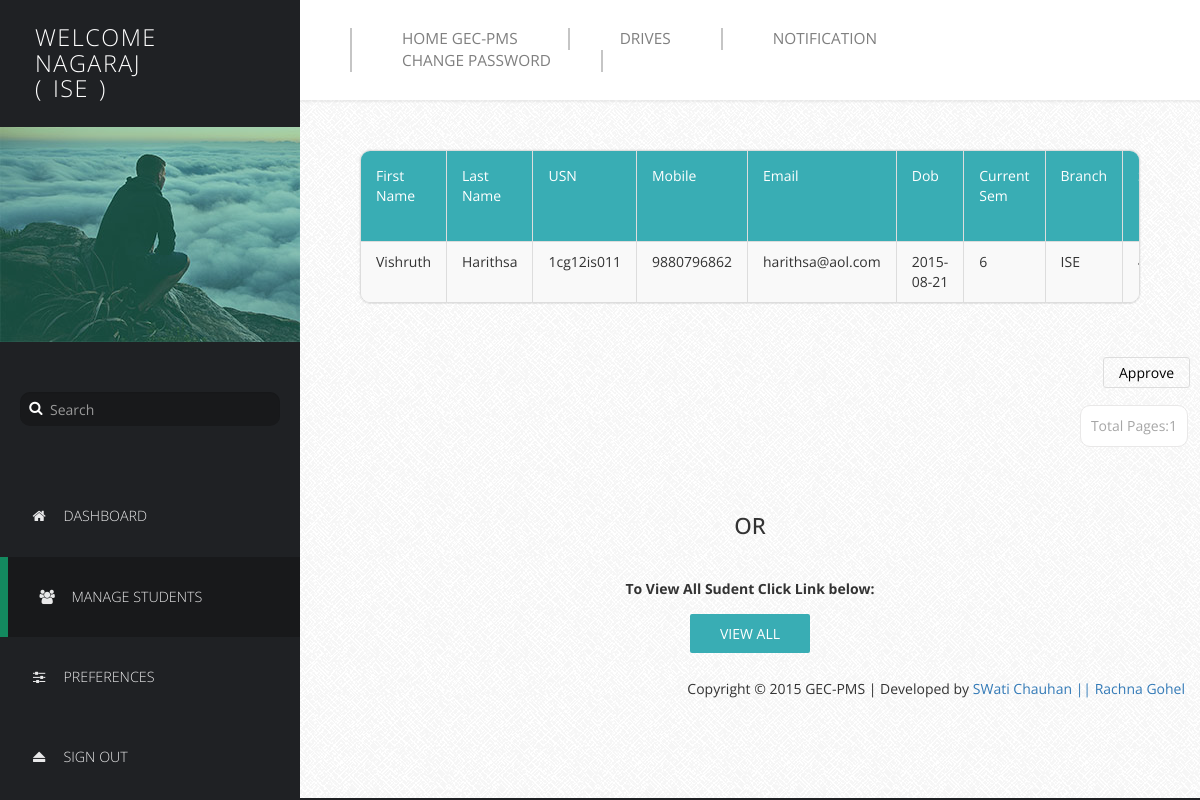
The page /Profilers/HODProfile/manage-student.php (signed in) on the database its author committed.
### tables this page shows
CREATE TABLE IF NOT EXISTS `basicdetails` (
  `Id` int(11) NOT NULL AUTO_INCREMENT,
  `FirstName` varchar(25) NOT NULL,
  `LastName` varchar(25) NOT NULL,
  `USN` varchar(10) NOT NULL,
  `Mobile` bigint(11) NOT NULL,
  `Email` varchar(255) NOT NULL,
  `DOB` date NOT NULL,
  `Sem` int(11) NOT NULL,
  `Branch` varchar(15) NOT NULL,
  `SSLC` float NOT NULL,
  `PU/Dip` float NOT NULL,
  `BE` float NOT NULL,
  `Backlogs` int(11) NOT NULL,
  `HofBacklogs` tinyint(1) NOT NULL,
  `DetainYears` int(11) NOT NULL,
  `Approve` tinyint(1) NOT NULL DEFAULT '0',
  `ApprovalDate` date NOT NULL,
  PRIMARY KEY (`Id`,`USN`),
  UNIQUE KEY `USN` (`USN`,`Mobile`,`Email`)
);

### Profilers/HODProfile/manage-student.php (the view, shortened to what this page needs)
<!DOCTYPE html>
<html lang="en">
  <head>
    <link href="css/font-awesome.min.css" rel="stylesheet">
    <link href="css/bootstrap.min.css" rel="stylesheet">
    <link href="css/templatemo-style.css" rel="stylesheet">
  </head>
  <body>
    <div class="templatemo-flex-row">
      <div class="templatemo-sidebar">
        <header class="templatemo-site-header">
          <?php
		  $Welcome = "Welcome";
          echo "<h1>" . $Welcome . "<br>". $_SESSION['husername']. "</h1>";
		 echo "<br>";
		 echo "<h1>(</h1>";
		    echo "<h1>" . $_SESSION['department']. "</h1>";
            echo "<h1>)</h1>";
		  ?>
        </header>
        <div class="profile-photo-container">
          <img src="images/profile-photo.jpg" alt="Profile Photo" class="img-responsive">
          <div class="profile-photo-overlay"></div>
        </div>
        <form class="templatemo-search-form" role="search">
          <div class="input-group">
              <button type="submit" class="fa fa-search"></button>
              <input type="text" class="form-control" placeholder="Search" name="srch-term" id="srch-term">
          </div>
        </form>
        <nav class="templatemo-left-nav">
          <ul>
            <li><a href="login.php"><i class="fa fa-home fa-fw"></i>Dashboard</a></li>
            <li><a href="#" class="active"><i class="fa fa-users fa-fw"></i>Manage Students</a></li>
            <li><a href="preferences.php"><i class="fa fa-sliders fa-fw"></i>Preferences</a></li>
            <li><a href="logout.php"><i class="fa fa-eject fa-fw"></i>Sign Out</a></li>
          </ul>
        </nav>
      </div>
      <div class="templatemo-content col-1 light-gray-bg">
        <div class="templatemo-top-nav-container">
          <div class="row">
            <nav class="templatemo-top-nav col-lg-12 col-md-12">
              <ul class="text-uppercase">
                <li><a href="../../Homepage/index.php">Home GEC-PMS</a></li>
                <li><a href="../../Drives/index.php">Drives</a></li>
                     <li><a href="Notif.php">Notification</a></li>
                <li><a href="Change Password.php">Change Password</a></li>
              </ul>
            </nav>
          </div>
        </div>
        <div class="templatemo-content-container">
          <div class="templatemo-content-widget no-padding">
            <div class="panel panel-default table-responsive">
              <table class="table table-striped table-bordered templatemo-user-table">
                <thead>
                  <tr>
					<td><a  class="white-text templatemo-sort-by">First Name </a></td>
                    <td><a class="white-text templatemo-sort-by">Last Name </a></td>
                    <td><a class="white-text templatemo-sort-by">USN</a></td>
                    <td><a  class="white-text templatemo-sort-by">Mobile</a></td>
					   <td><a class="white-text templatemo-sort-by">Email</a></td>
                       <td><a  class="white-text templatemo-sort-by">Dob </a></td>
   <td><a class="white-text templatemo-sort-by">Current Sem</a></td>
   <td><a  class="white-text templatemo-sort-by">Branch</a></td>
   <td><a  class="white-text templatemo-sort-by">SSLC Percentage </a></td>
				  </thead>
			   <?php
$p = $_SESSION['department'];
$num_rec_per_page=15;
if (isset($_GET["page"])) { $page  = $_GET["page"]; } else { $page=1; };
$start_from = ($page-1) * $num_rec_per_page;
$sql = "SELECT * FROM basicdetails WHERE Approve=0 and Branch='$p' LIMIT $start_from, $num_rec_per_page";
$rs_result = mysql_query($sql);
while ($row = mysql_fetch_assoc($rs_result))
{
            print "<tr>";
print "<td>" . $row['FirstName'] . "</td>";
print "<td>" . $row['LastName'] . "</td>";
print "<td>" . $row['USN'] . "</td>";
print "<td>" . $row['Mobile'] . "</td>";
print "<td>" . $row['Email'] . "</td>";
print "<td>" . $row['DOB'] . "</td>";
print "<td>" . $row['Sem'] . "</td>";
print "<td>" . $row['Branch'] . "</td>";
print "<td>" . $row['SSLC'] . "</td>";
print "</tr>";
}
?>
              </table>
			  </div>
			  </div>
			  </div>
 <div class="pagination-wrap">
<a href="approve2.php" class="templatemo-edit-btn">Approve</a>
</div>
  <div class="pagination-wrap">
  <ul class="pagination">
			  <?php
$num_rec_per_page=15;
$sql = "SELECT * FROM basicdetails where Approve=0 and Branch='$p'";
$rs_result = mysql_query($sql);
$total_records = mysql_num_rows($rs_result);
$totalpage = ceil($total_records / $num_rec_per_page);
$currentpage = (isset($_GET['page']) ? $_GET['page'] : 1);
	 if($currentpage == 0)
	{
	}
	else if( $currentpage >= 1  &&  $currentpage <= $totalpage  )
	{
	 echo "<li><a>Total Pages:".$totalpage."</a></li>";
}
 ?>
</ul>
</div>
<br><br><center><label class="control-label" for="inputNote"><center><h2>OR</h2></center> <br/> <br/>To View All Sudent Click Link below:</label><br/>
			   <br/>
			   <a href="manage-users1.php" class="templatemo-blue-button">View All</a></center>
          <div class="templatemo-flex-row flex-content-row">
            <div class="col-1">
          </div>
         <div> <footer class="text-right">
		 <br>
           <p>Copyright &copy; 2015 GEC-PMS | Developed by
             <a href="#" target="_parent">SWati Chauhan || Rachna Gohel</a>
		  </footer></div>
        </div>
      </div>
    </div>
  </body>
</html>

### Profilers/HODProfile/css/templatemo-style.css (style rules this page uses)
* { font-family: 'Open Sans', sans-serif; }
body { font-size: 13px; }
body, .templatemo-left-nav { background: #1f2124; }
h1, h2, h3 { margin: 0; }
h2 { font-size: 1.6em; }
ul { list-style-type: none; margin: 0; padding: 0; }
nav li { font-size: 1.1em; list-style: none; text-transform: uppercase; }
.white-text { color: white; }
.light-gray-bg { font-family:"Trebuchet MS", "Myriad Pro", Arial, sans-serif; font-size:14px; background:#f4f4f4 url(../images/bg.png) repeat top left; color:#333; overflow-y:scroll; }
footer { padding: 15px; }
.templatemo-sidebar { width: 300px; }
.templatemo-site-header { margin: 25px 30px; }
.templatemo-site-header h1 { color: white; display: inline-block; font-size: 1.8em; font-weight: 300; letter-spacing: 1.5px; margin: 0 5px; text-transform: uppercase; vertical-align: middle; }
.profile-photo-container { position: relative; }
.profile-photo-overlay { background-color: rgba(4, 152, 114, 0.35); position: absolute; top: 0; left: 0; width: 100%; height: 100%; transition: all 0.3s ease; }
.templatemo-search-form { font-size: 1.1em; margin: 50px 20px; }
.templatemo-search-form .input-group { width: 100%; }
.templatemo-search-form .input-group .form-control { background-color: #18191b; border: none; border-radius: 10px; color: #DDD; padding-left: 30px; }
.templatemo-search-form .input-group { position: relative; }
.fa-search { height:32px; width:32px; border: none; cursor: pointer; color:white; background:transparent; position:absolute; top: 0; left: 0; z-index: 100; }
.templatemo-left-nav li { font-weight: 300; }
.templatemo-left-nav a.active, .templatemo-left-nav a:hover { background: #18191b; border-left: 8px solid #13895F; }
.templatemo-left-nav a { color: #e9e9ea; display: block; padding: 30px; transition: all 0.3s ease; }
.templatemo-left-nav .fa { margin-right: 15px; }
.templatemo-top-nav-container { background-color: white; padding: 28px 50px; box-shadow: 0px 0px 2px 2px rgba(161, 159, 159, 0.18); }
.templatemo-top-nav li { float: left; list-style: none; }
.templatemo-top-nav a { color: #7f7f7f; display: block; padding: 0 50px; border-left: 2px solid #c5c5c5; }
.templatemo-top-nav li:last-child a { border-right: 2px solid #c5c5c5; }
.templatemo-content { margin-top: 0px; min-height: 600px; padding: 0; overflow-x: hidden; }
.templatemo-content-container { padding: 40px 50px; }
.templatemo-flex-row { display: -webkit-flex; display: -ms-flexbox; display: flex; }
.col-1 { -webkit-flex: 1; -ms-flex: 1; flex: 1; }
.templatemo-content-widget { border-radius: 10px; padding: 30px; position: relative; margin: 10px; box-shadow: 0px 0px 1px 1px rgba(161, 159, 159, 0.1); }
.templatemo-content-widget.no-padding { padding: 0; }
.panel { border-radius: 10px; }
.pagination-wrap { margin-right: 10px; text-align: right; }
.pagination>li>a { border-color: #E9E8E8; color: #a6a6a6; margin: 2px; padding: 10px; }
.pagination>li>a, .pagination>li:first-child>a, .pagination>li:last-child>a { border-radius: 10px; }
.table { margin-bottom: 0; }
.table>tbody>tr>td { padding: 10px 15px; }
.table>thead>tr>td { padding: 15px; }
.templatemo-blue-button, .templatemo-white-button { border-radius: 2px; padding: 10px 30px; text-transform: uppercase; transition: all 0.3s ease; }
.templatemo-blue-button { background-color: #39ADB4; border: none; color: white; }
.templatemo-edit-btn { border: 1px solid #ddd; border-radius: 3px; color: black; padding: 5px 15px; transition: all 0.3s ease; }
.templatemo-user-table thead { background-color: #39ADB4; color: white; }
.panel>.table-responsive:last-child>.table:last-child, .panel>.table:last-child { border-bottom-right-radius: 10px; border-bottom-left-radius: 10px; }
.panel>.table:first-child { border-top-left-radius: 10px; border-top-right-radius: 10px; }
@media only screen and (min-width: 768px) { .templatemo-left-nav { display: block !important; } }

### rows shown on the page
basicdetails: FirstName "Vishruth", LastName "Harithsa", USN "1cg12is011", Mobile "9880796862", Email "harithsa@aol.com", DOB "2015-08-21", Sem "6", Branch "ISE"

### other values the page prints
$Welcome "WELCOME"
$_SESSION['husername'] "NAGARAJ"
$_SESSION['department'] "ISE"
$totalpage "1"
